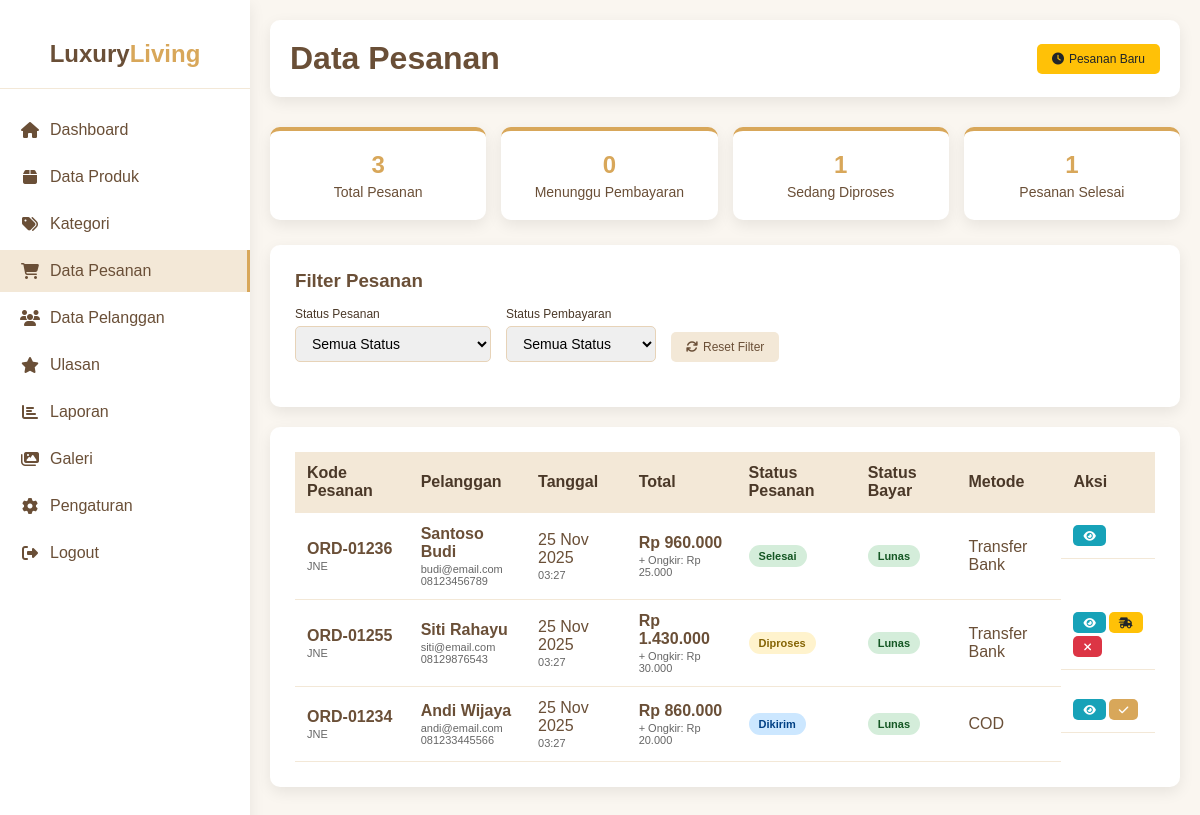
Page /admin/pesanan.php (signed in) on the committed database.
### tables this page shows
CREATE TABLE `pesanan` (
  `id_pesanan` int(11) NOT NULL,
  `kode_pesanan` varchar(20) NOT NULL,
  `id_pelanggan` int(11) NOT NULL,
  `tanggal_pesanan` timestamp NOT NULL DEFAULT current_timestamp(),
  `total_harga` decimal(12,2) NOT NULL,
  `status_pesanan` enum('Menunggu Pembayaran','Diproses','Dikirim','Selesai','Dibatalkan') DEFAULT 'Menunggu Pembayaran',
  `metode_pembayaran` enum('Transfer Bank','COD','E-Wallet') DEFAULT 'Transfer Bank',
  `status_pembayaran` enum('Menunggu','Lunas','Gagal') DEFAULT 'Menunggu',
  `bukti_pembayaran` varchar(255) DEFAULT NULL,
  `nama_penerima` varchar(100) NOT NULL,
  `no_hp_penerima` varchar(20) NOT NULL,
  `alamat_pengiriman` text NOT NULL,
  `kota_pengiriman` varchar(100) NOT NULL,
  `kode_pos_pengiriman` varchar(10) NOT NULL,
  `kurir` varchar(50) DEFAULT NULL,
  `no_resi` varchar(100) DEFAULT NULL,
  `ongkir` decimal(10,2) DEFAULT 0.00,
  `catatan` text DEFAULT NULL,
  `updated_at` timestamp NOT NULL DEFAULT current_timestamp() ON UPDATE current_timestamp()
);

CREATE TABLE `pelanggan` (
  `id_pelanggan` int(11) NOT NULL,
  `nama` varchar(100) NOT NULL,
  `email` varchar(100) NOT NULL,
  `password` varchar(255) NOT NULL,
  `no_hp` varchar(20) DEFAULT NULL,
  `alamat` text DEFAULT NULL,
  `kota` varchar(100) DEFAULT NULL,
  `kode_pos` varchar(10) DEFAULT NULL,
  `jenis_kelamin` enum('Laki-laki','Perempuan') DEFAULT NULL,
  `tanggal_lahir` date DEFAULT NULL,
  `foto_profil` varchar(255) DEFAULT 'default.png',
  `status` enum('aktif','nonaktif') DEFAULT 'aktif',
  `email_verified` tinyint(1) DEFAULT 0,
  `tanggal_daftar` timestamp NOT NULL DEFAULT current_timestamp(),
  `terakhir_login` datetime DEFAULT NULL
);

### admin/pesanan.php (the view, shortened to what this page needs)
<?php
try {
    $pdo = new PDO("mysql:host=127.0.0.1;dbname=toko_horden2;charset=utf8", "root", "");
    $pdo->setAttribute(PDO::ATTR_ERRMODE, PDO::ERRMODE_EXCEPTION);
} catch (PDOException $e) {
    die("Koneksi database gagal: " . $e->getMessage());
}
$filter_status = $_GET['status'] ?? '';
$filter_pembayaran = $_GET['pembayaran'] ?? '';
$params = [];
$where_sql = '';
try {
    $query = "SELECT p.*, pl.nama as nama_pelanggan, pl.email, pl.no_hp
              FROM pesanan p
              LEFT JOIN pelanggan pl ON p.id_pelanggan = pl.id_pelanggan
              $where_sql
              ORDER BY p.tanggal_pesanan DESC";
    $stmt = $pdo->prepare($query);
    $stmt->execute($params);
    $pesanan = $stmt->fetchAll();
    $total_pesanan = $pdo->query("SELECT COUNT(*) as total FROM pesanan")->fetch()['total'];
    $pesanan_baru = $pdo->query("SELECT COUNT(*) as total FROM pesanan WHERE status_pesanan = 'Menunggu Pembayaran'")->fetch()['total'];
    $pesanan_diproses = $pdo->query("SELECT COUNT(*) as total FROM pesanan WHERE status_pesanan = 'Diproses'")->fetch()['total'];
    $pesanan_selesai = $pdo->query("SELECT COUNT(*) as total FROM pesanan WHERE status_pesanan = 'Selesai'")->fetch()['total'];
} catch (Exception $e) {
    $pesanan = [];
    $error = "Gagal memuat data pesanan: " . $e->getMessage();
}
?>
<!DOCTYPE html>
<html lang="id">
<head>
    <link rel="stylesheet" href="https://cdnjs.cloudflare.com/ajax/libs/font-awesome/6.4.0/css/all.min.css">
</head>
<body>
    <div class="container">
        <div class="sidebar">
            <div class="logo">
                <h2>Luxury<span>Living</span></h2>
            </div>
            <ul class="nav-links">
                <li><a href="dashboard.php"><i class="fas fa-home"></i> Dashboard</a></li>
                <li><a href="produk.php"><i class="fas fa-box"></i> Data Produk</a></li>
                <li><a href="kategori.php"><i class="fas fa-tags"></i> Kategori</a></li>
                <li><a href="pesanan.php" class="active"><i class="fas fa-shopping-cart"></i> Data Pesanan</a></li>
                <li><a href="pelanggan.php"><i class="fas fa-users"></i> Data Pelanggan</a></li>
                <li><a href="ulasan.php"><i class="fas fa-star"></i> Ulasan</a></li>
                <li><a href="laporan.php"><i class="fas fa-chart-bar"></i> Laporan</a></li>
                <li><a href="galeri.php"><i class="fas fa-images"></i> Galeri</a></li>
                <li><a href="pengaturan.php"><i class="fas fa-cog"></i> Pengaturan</a></li>
                <li><a href="logout.php"><i class="fas fa-sign-out-alt"></i> Logout</a></li>
            </ul>
        </div>
        <div class="main-content">
            <div class="header">
                <h1>Data Pesanan</h1>
                <div style="display: flex; gap: 10px;">
                    <a href="?status=Menunggu Pembayaran" class="btn btn-warning">
                        <i class="fas fa-clock"></i> Pesanan Baru
                    </a>
                </div>
            </div>
            <div class="stats-grid">
                <div class="stat-card">
                    <div class="stat-number"><?php echo $total_pesanan; ?></div>
                    <div class="stat-label">Total Pesanan</div>
                </div>
                <div class="stat-card">
                    <div class="stat-number"><?php echo $pesanan_baru; ?></div>
                    <div class="stat-label">Menunggu Pembayaran</div>
                </div>
                <div class="stat-card">
                    <div class="stat-number"><?php echo $pesanan_diproses; ?></div>
                    <div class="stat-label">Sedang Diproses</div>
                </div>
                <div class="stat-card">
                    <div class="stat-number"><?php echo $pesanan_selesai; ?></div>
                    <div class="stat-label">Pesanan Selesai</div>
                </div>
            </div>
            <div class="card">
                <h3 style="margin-bottom: 15px;">Filter Pesanan</h3>
                <form method="GET" action="" class="filter-section">
                    <div class="filter-group">
                        <label for="status">Status Pesanan</label>
                        <select id="status" name="status" onchange="this.form.submit()">
                            <option value="">Semua Status</option>
                        </select>
                    </div>
                    <div class="filter-group">
                        <label for="pembayaran">Status Pembayaran</label>
                        <select id="pembayaran" name="pembayaran" onchange="this.form.submit()">
                            <option value="">Semua Status</option>
                        </select>
                    </div>
                    <div class="filter-group">
                        <label>&nbsp;</label>
                        <a href="pesanan.php" class="btn btn-secondary">
                            <i class="fas fa-refresh"></i> Reset Filter
                        </a>
                    </div>
                </form>
            </div>
            <div class="card">
                <?php if(empty($pesanan)): ?>
                    <div class="empty-state">
                        <i class="fas fa-shopping-cart"></i>
                        <p>Belum ada data pesanan</p>
                        <?php if($filter_status || $filter_pembayaran): ?>
                            <p style="color: #666; margin-top: 10px;">Coba ubah filter atau reset filter</p>
                        <?php endif; ?>
                    </div>
                <?php else: ?>
                    <table>
                        <thead>
                            <tr>
                                <th>Kode Pesanan</th>
                                <th>Pelanggan</th>
                                <th>Tanggal</th>
                                <th>Total</th>
                                <th>Status Pesanan</th>
                                <th>Status Bayar</th>
                                <th>Metode</th>
                                <th>Aksi</th>
                            </tr>
                        </thead>
                        <tbody>
                            <?php foreach($pesanan as $order): ?>
                            <tr>
                                <td>
                                    <strong><?php echo $order['kode_pesanan']; ?></strong>
                                    <div class="order-info">
                                        <?php echo $order['kurir'] ?? '-'; ?>
                                    </div>
                                </td>
                                <td>
                                    <strong><?php echo $order['nama_pelanggan']; ?></strong>
                                    <div class="order-info">
                                        <?php echo $order['email']; ?><br>
                                        <?php echo $order['no_hp']; ?>
                                    </div>
                                </td>
                                <td>
                                    <?php echo date('d M Y', strtotime($order['tanggal_pesanan'])); ?>
                                    <div class="order-info">
                                        <?php echo date('H:i', strtotime($order['tanggal_pesanan'])); ?>
                                    </div>
                                </td>
                                <td>
                                    <strong>Rp <?php echo number_format($order['total_harga'], 0, ',', '.'); ?></strong>
                                    <?php if($order['ongkir'] > 0): ?>
                                        <div class="order-info">
                                            + Ongkir: Rp <?php echo number_format($order['ongkir'], 0, ',', '.'); ?>
                                        </div>
                                    <?php endif; ?>
                                </td>
                                <td>
                                    <span class="status-badge status-<?php echo strtolower(str_replace(' ', '', $order['status_pesanan'])); ?>">
                                        <?php echo $order['status_pesanan']; ?>
                                    </span>
                                </td>
                                <td>
                                    <span class="status-badge status-pembayaran-<?php echo strtolower($order['status_pembayaran']); ?>">
                                        <?php echo $order['status_pembayaran']; ?>
                                    </span>
                                </td>
                                <td>
                                    <?php echo $order['metode_pembayaran']; ?>
                                </td>
                                <td class="action-buttons">
                                    <a href="detail_pesanan.php?id=<?php echo $order['id_pesanan']; ?>" class="btn btn-info btn-sm" title="Lihat Detail">
                                        <i class="fas fa-eye"></i>
                                    </a>
                                    <?php if($order['status_pesanan'] == 'Menunggu Pembayaran'): ?>
                                        <a href="pesanan.php?action=proses&id=<?php echo $order['id_pesanan']; ?>" class="btn btn-success btn-sm" title="Proses Pesanan" onclick="return confirm('Proses pesanan <?php echo $order['kode_pesanan']; ?>?')">
                                            <i class="fas fa-play"></i>
                                        </a>
                                    <?php elseif($order['status_pesanan'] == 'Diproses'): ?>
                                        <a href="pesanan.php?action=kirim&id=<?php echo $order['id_pesanan']; ?>" class="btn btn-warning btn-sm" title="Kirim Pesanan" onclick="return confirm('Kirim pesanan <?php echo $order['kode_pesanan']; ?>?')">
                                            <i class="fas fa-shipping-fast"></i>
                                        </a>
                                    <?php elseif($order['status_pesanan'] == 'Dikirim'): ?>
                                        <a href="pesanan.php?action=selesai&id=<?php echo $order['id_pesanan']; ?>" class="btn btn-primary btn-sm" title="Selesaikan Pesanan" onclick="return confirm('Selesaikan pesanan <?php echo $order['kode_pesanan']; ?>?')">
                                            <i class="fas fa-check"></i>
                                        </a>
                                    <?php endif; ?>
                                    <?php if($order['status_pesanan'] == 'Menunggu Pembayaran' || $order['status_pesanan'] == 'Diproses'): ?>
                                        <a href="pesanan.php?action=batal&id=<?php echo $order['id_pesanan']; ?>" class="btn btn-danger btn-sm" title="Batalkan Pesanan" onclick="return confirm('Batalkan pesanan <?php echo $order['kode_pesanan']; ?>?')">
                                            <i class="fas fa-times"></i>
                                        </a>
                                    <?php endif; ?>
                                </td>
                            </tr>
                            <?php endforeach; ?>
                        </tbody>
                    </table>
                <?php endif; ?>
            </div>
        </div>
    </div>
</body>
</html>

### admin/pesanan.php (style rules this page uses)
:root { --cream: #F3E8D7; --beige: #E7D3B8; --gold: #D8A75A; --brown: #6A4F37; --dark-brown: #4a3828; --light-cream: #faf6f0; --radius: 10px; --shadow: 0 5px 15px rgba(0,0,0,0.08); }
* { margin: 0; padding: 0; box-sizing: border-box; font-family: 'Poppins', sans-serif; }
body { background: var(--light-cream); color: var(--brown); }
.container { display: flex; min-height: 100vh; }
.sidebar { width: 250px; background: white; box-shadow: var(--shadow); padding: 20px 0; }
.logo { text-align: center; padding: 20px; border-bottom: 1px solid var(--cream); margin-bottom: 20px; }
.logo h2 { color: var(--brown); font-size: 24px; }
.logo span { color: var(--gold); }
.nav-links { list-style: none; }
.nav-links li { margin-bottom: 5px; }
.nav-links a { display: flex; align-items: center; padding: 12px 20px; color: var(--brown); text-decoration: none; transition: all 0.3s; }
.nav-links a:hover, .nav-links a.active { background: var(--cream); border-right: 3px solid var(--gold); }
.nav-links i { margin-right: 10px; width: 20px; text-align: center; }
.main-content { flex: 1; padding: 20px; }
.header { display: flex; justify-content: space-between; align-items: center; margin-bottom: 30px; background: white; padding: 20px; border-radius: var(--radius); box-shadow: var(--shadow); }
.card { background: white; border-radius: var(--radius); box-shadow: var(--shadow); padding: 25px; margin-bottom: 20px; }
.btn { padding: 8px 15px; border: none; border-radius: 5px; cursor: pointer; font-weight: 500; text-decoration: none; display: inline-flex; align-items: center; gap: 5px; font-size: 12px; }
.btn-primary { background: var(--gold); color: white; }
.btn-warning { background: #ffc107; color: #212529; }
.btn-info { background: #17a2b8; color: white; }
.btn-danger { background: #dc3545; color: white; }
.btn-secondary { background: var(--cream); color: var(--brown); }
.btn-sm { padding: 5px 10px; font-size: 11px; }
.action-buttons { display: flex; gap: 3px; flex-wrap: wrap; }
table { width: 100%; border-collapse: collapse; }
th, td { padding: 12px; text-align: left; border-bottom: 1px solid var(--cream); }
th { background: var(--cream); font-weight: 600; color: var(--dark-brown); }
.status-badge { padding: 5px 10px; border-radius: 20px; font-size: 11px; font-weight: 600; display: inline-block; }
.status-diproses { background: #fff3cd; color: #856404; }
.status-dikirim { background: #cce7ff; color: #004085; }
.status-selesai { background: #d4edda; color: #155724; }
.status-pembayaran-lunas { background: #d4edda; color: #155724; }
.filter-section { display: flex; gap: 15px; margin-bottom: 20px; flex-wrap: wrap; align-items: end; }
.filter-group { display: flex; flex-direction: column; gap: 5px; }
.filter-group label { font-size: 12px; font-weight: 500; color: var(--dark-brown); }
.filter-group select { padding: 8px 12px; border: 1px solid var(--beige); border-radius: 5px; font-size: 14px; min-width: 150px; }
.stats-grid { display: grid; grid-template-columns: repeat(auto-fit, minmax(200px, 1fr)); gap: 15px; margin-bottom: 25px; }
.stat-card { background: white; padding: 20px; border-radius: var(--radius); box-shadow: var(--shadow); text-align: center; border-top: 4px solid var(--gold); }
.stat-number { font-size: 24px; font-weight: bold; color: var(--gold); margin-bottom: 5px; }
.stat-label { color: var(--brown); font-size: 14px; }
.order-info { font-size: 11px; color: #666; margin-top: 2px; }

### rows in the picture
pesanan: kode_pesanan "ORD-01236", kurir "JNE", id_pelanggan.nama "Santoso Budi", id_pelanggan.email "budi@email.com", id_pelanggan.no_hp "08123456789", tanggal_pesanan "25 Nov 2025", tanggal_pesanan "03:27", total_harga "960.000", ongkir "25.000", status_pesanan "Selesai", status_pembayaran "Lunas", metode_pembayaran "Transfer Bank"
pesanan: kode_pesanan "ORD-01255", kurir "JNE", id_pelanggan.nama "Siti Rahayu", id_pelanggan.email "siti@email.com", id_pelanggan.no_hp "08129876543", tanggal_pesanan "25 Nov 2025", tanggal_pesanan "03:27", total_harga "1.430.000", ongkir "30.000", status_pesanan "Diproses", status_pembayaran "Lunas", metode_pembayaran "Transfer Bank"
pesanan: kode_pesanan "ORD-01234", kurir "JNE", id_pelanggan.nama "Andi Wijaya", id_pelanggan.email "andi@email.com", id_pelanggan.no_hp "081233445566", tanggal_pesanan "25 Nov 2025", tanggal_pesanan "03:27", total_harga "860.000", ongkir "20.000", status_pesanan "Dikirim", status_pembayaran "Lunas", metode_pembayaran "COD"

### other values in the picture
$total_pesanan "3"
$pesanan_baru "0"
$pesanan_diproses "1"
$pesanan_selesai "1"
